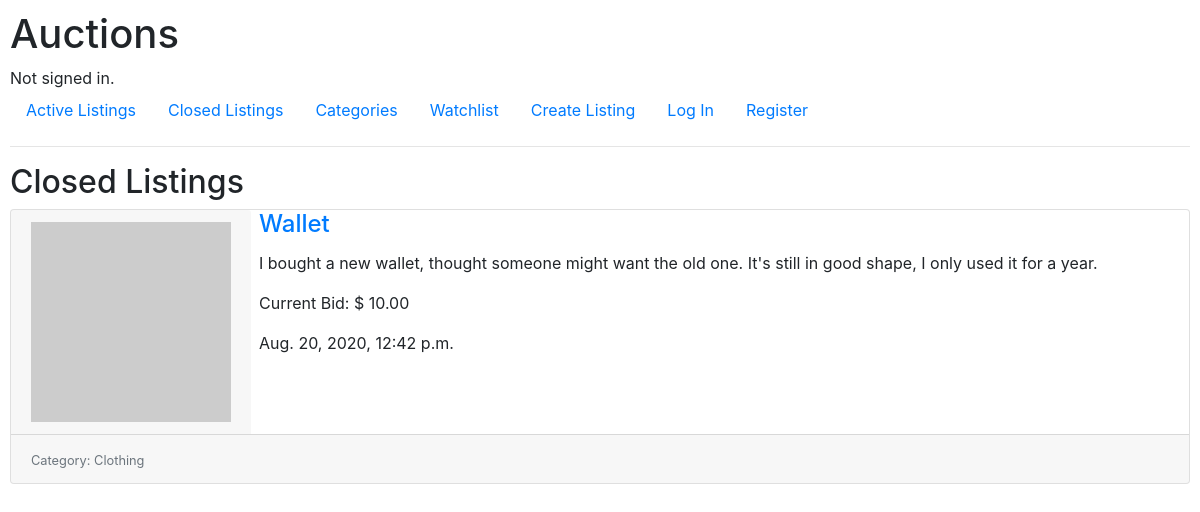
/closed, run on an earlier commit of the app's database.
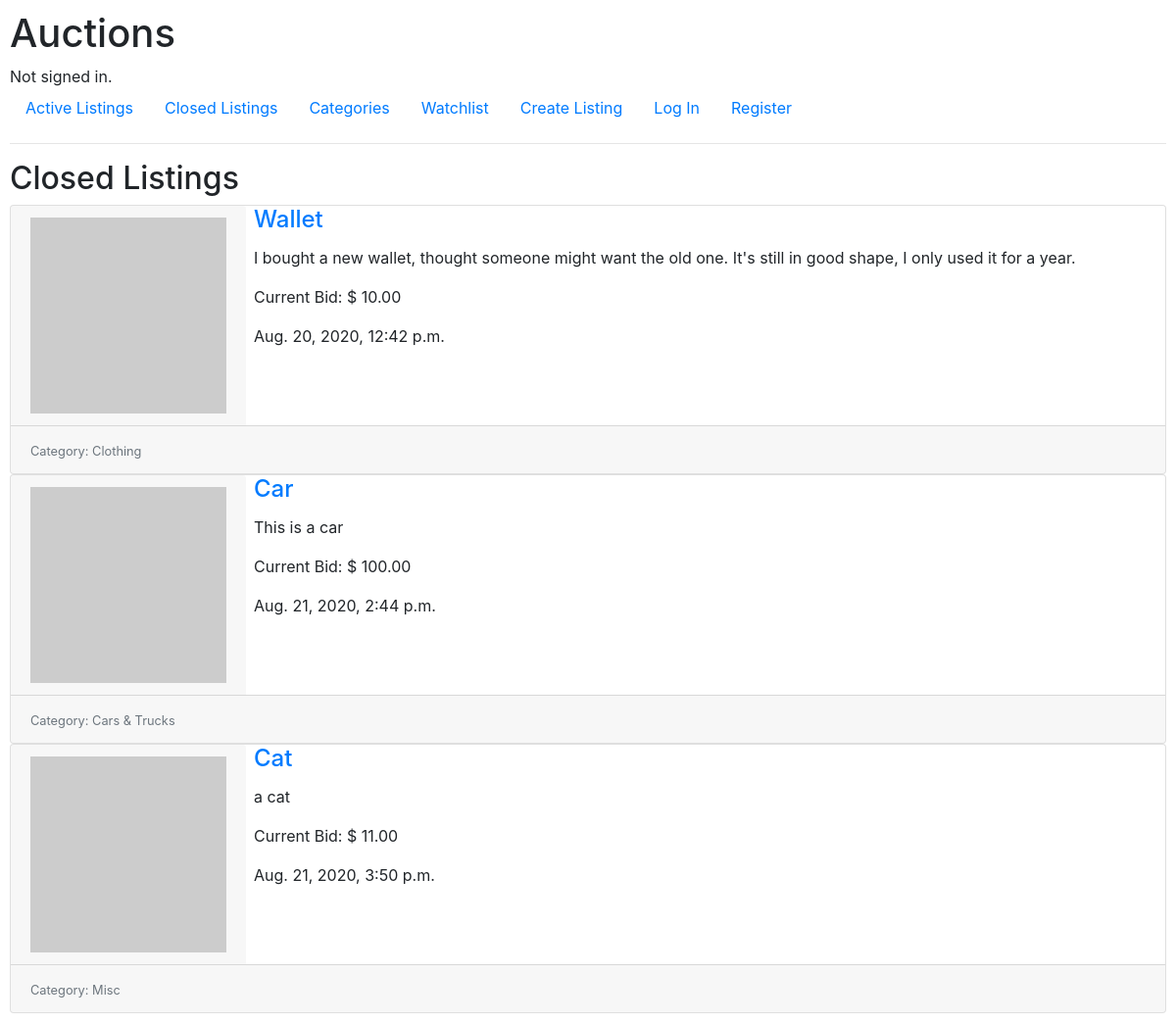
And on a later commit of the database.
### auctions/models.py (models this page shows)
class Listing(models.Model):
    title = models.CharField(max_length=64)
    description = models.TextField()
    imageLink = models.CharField(max_length=200, blank=True, default=None, null=True)
    uploadDate = models.DateTimeField()
    listedBy = models.ForeignKey(User, on_delete=models.CASCADE, related_name="listedBy")
    watched = models.ManyToManyField(User, blank=True, related_name="watching")
    currentbid = models.ForeignKey('Bids',on_delete=models.DO_NOTHING, null=True, blank=True, related_name="currentbid")
    category = models.ForeignKey('Category', on_delete=models.SET_NULL, related_name="categorize", blank=True, default=None, null=True)
    active = models.BooleanField(default=True)

class Bids(models.Model):
    listingID = models.ForeignKey(Listing, on_delete=models.CASCADE, related_name="bided")
    userID = models.ForeignKey(User, on_delete=models.CASCADE, related_name="bidder")
    amount = models.DecimalField(max_digits=10,decimal_places=2)

class Category(models.Model):
    title = models.CharField(max_length=64)

### auctions/views.py (the view)
# urls.py: path("closed", views.closed, name="closed")
def closed(request):
    inactive_listings = Listing.objects.filter(active=False)
    return render(request, "auctions/closed.html", {
        "listings": inactive_listings,
        "bids": Bids.objects.all()
    })

### auctions/templates/auctions/closed.html (shortened to what this page needs)
{% extends "auctions/layout.html" %}
{% block body %}
    <h2>Closed Listings</h2>
    <div>
        {% for listing in listings %}
              <div class="card flex-row flex-wrap">
                <div class="card-header border-0">
                    {% if listing.imageLink == ''%}
                        <img src="//placehold.it/200" alt="no image">
                    {% else %}
                        <img style="width: 200px; height: 200px;" src="{{listing.imageLink}}" alt="{{ listing.title }}">
                    {% endif %}
                </div>
                <div class="card-block px-2">
                    <a href="{% url 'item' listing.id %}"><h4 class="card-title">{{ listing.title }}</h4></a>
                    <p class="card-text">{{ listing.description }}</p>
                    <p class="card-text">Current Bid: $ {{ listing.currentbid.amount }}</p>
                    <p class="card-text">{{ listing.uploadDate }}</p>
                </div>
                <div class="card-footer w-100 text-muted">
                    <small>Category: {{ listing.category.title }}</small>
                </div>
            </div>
        {% endfor %}
    </div>
{% endblock %}

### auctions/templates/auctions/layout.html (shortened to what this page needs)
{% load static %}
<!DOCTYPE html>
<html lang="en">
    <head>
        <link rel="stylesheet" href="https://stackpath.bootstrapcdn.com/bootstrap/4.4.1/css/bootstrap.min.css">
        <link href="{% static 'auctions/styles.css' %}" rel="stylesheet">
    </head>
    <body>
        <h1>Auctions</h1>
        <div>
            {% if user.is_authenticated %}
                Signed in as <strong>{{ user.username }}</strong>.
            {% else %}
                Not signed in.
            {% endif %}
        </div>
        <ul class="nav">
            <li class="nav-item">
                <a class="nav-link" href="{% url 'index' %}">Active Listings</a>
            </li>
            <li class="nav-item">
                <a class="nav-link" href="{% url 'closed' %}">Closed Listings</a>
            </li>
            <li class="nav-item">
                <a class="nav-link" href="{% url 'categories' %}">Categories</a>
            </li>
            <li class="nav-item">
                <a class="nav-link" href="{% url 'watchlist' %}">Watchlist</a>
            </li>
            <li class="nav-item">
                <a class="nav-link" href="{% url 'create' %}">Create Listing</a>
            </li>
            {% if user.is_authenticated %}
                <li class="nav-item">
                    <a class="nav-link" href="{% url 'logout' %}">Log Out</a>
                </li>
            {% else %}
                <li class="nav-item">
                    <a class="nav-link" href="{% url 'login' %}">Log In</a>
                </li>
                <li class="nav-item">
                    <a class="nav-link" href="{% url 'register' %}">Register</a>
                </li>
            {% endif %}
        </ul>
        <hr>
        {% block body %}
        {% endblock %}
    </body>
</html>

### auctions/static/auctions/styles.css (style rules this page uses)
body { padding: 10px; }

What changed in the data, as far as the page shows it:
added Listing: title "Car", description "This is a car", currentbid.amount "100.00", uploadDate "Aug. 21, 2020, 2:44 p.m.", category "Cars & Trucks"
added Listing: title "Cat", description "a cat", currentbid.amount "11.00", uploadDate "Aug. 21, 2020, 3:50 p.m.", category "Misc"
